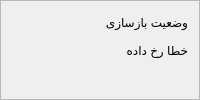
                   <widget class="QFrame" name="rebuildingFormFrame">
                    <property name="minimumSize">
                     <size>
                      <width>0</width>
                      <height>0</height>
                     </size>
                    </property>
                    <property name="frameShape">
                     <enum>QFrame::StyledPanel</enum>
                    </property>
                    <property name="frameShadow">
                     <enum>QFrame::Raised</enum>
                    </property>
                    <layout class="QVBoxLayout" name="verticalLayout_74">
                     <item>
                      <widget class="QLabel" name="rebuildingFormLbl">
                       <property name="styleSheet">
                        <string notr="true">label</string>
                       </property>
                       <property name="text">
                        <string>وضعیت بازسازی</string>
                       </property>
                       <property name="styleClass" stdset="0">
                        <string>form-label</string>
                       </property>
                      </widget>
                     </item>
                     <item>
                      <widget class="QLabel" name="rebuildingFormError">
                       <property name="text">
                        <string>خطا رخ داده</string>
                       </property>
                       <property name="styleClass" stdset="0">
                        <string>form-field-error</string>
                       </property>
                      </widget>
                     </item>
                     <item>
                      <widget class="QFrame" name="rebuildingFormOptionsFrame">
                       <property name="minimumSize">
                        <size>
                         <width>0</width>
                         <height>20</height>
                        </size>
                       </property>
                       <layout class="QVBoxLayout" name="verticalLayout_16">
                        <property name="leftMargin">
                         <number>1</number>
                        </property>
                        <property name="topMargin">
                         <number>1</number>
                        </property>
                        <property name="rightMargin">
                         <number>20</number>
                        </property>
                       </layout>
                      </widget>
                     </item>
                    </layout>
                   </widget>
